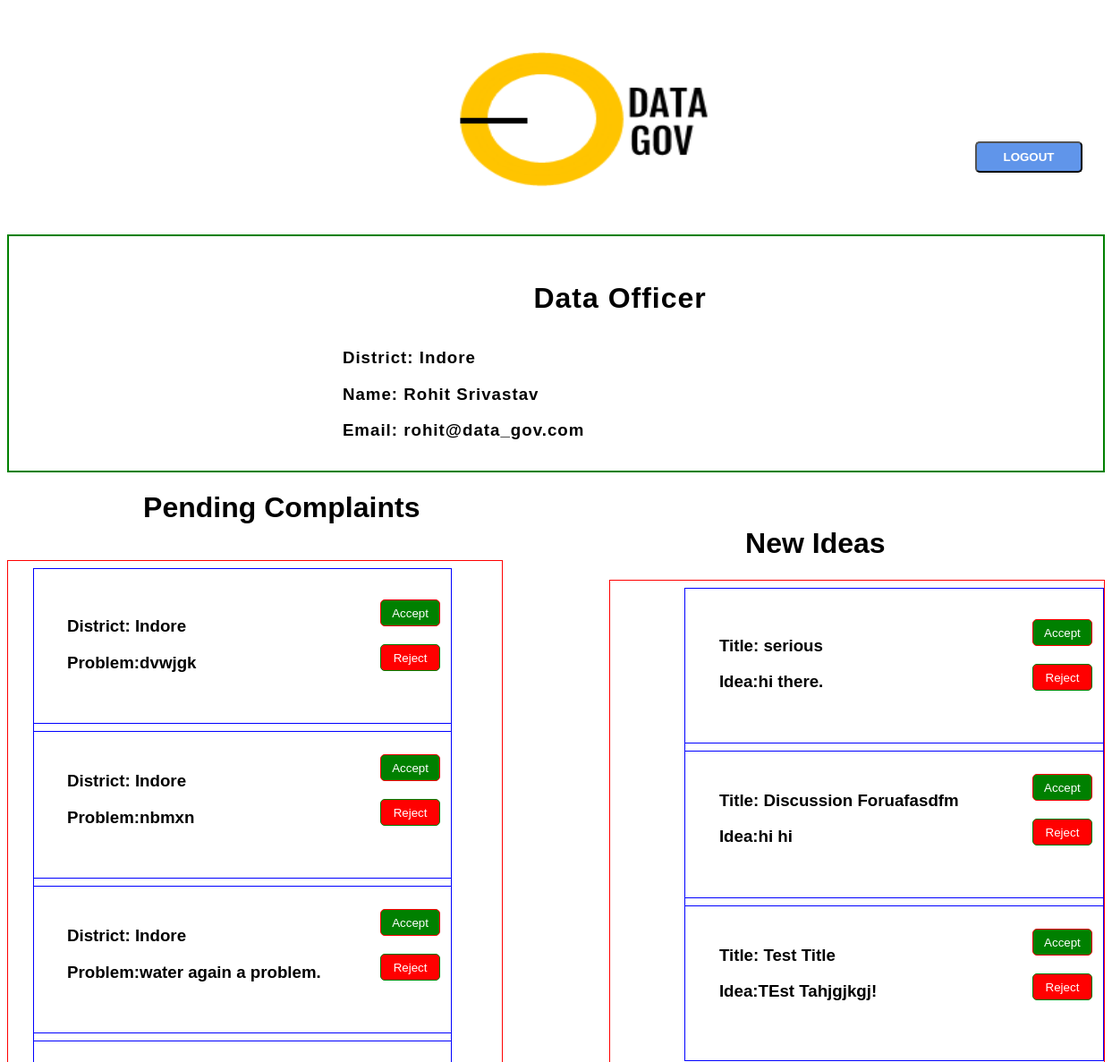
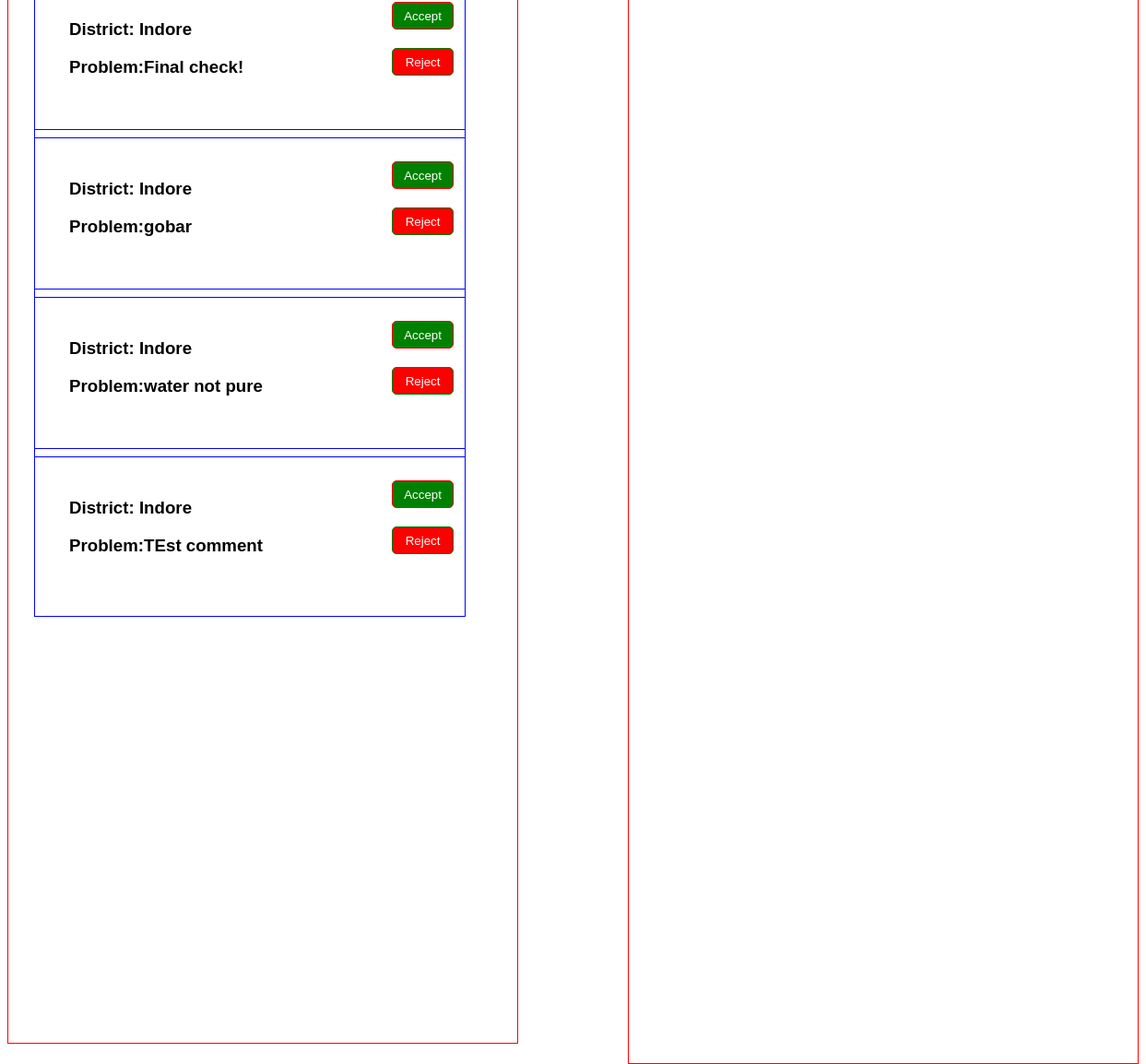
/admin.php (signed in), run on the app's committed database (2 pictures, top to bottom).
### tables this page shows
CREATE TABLE `complaint` (
  `id` int(3) NOT NULL,
  `district` varchar(15) NOT NULL,
  `description` text NOT NULL,
  `status` int(1) NOT NULL DEFAULT '0'
);

CREATE TABLE `ideas` (
  `id` int(3) NOT NULL,
  `email` varchar(30) NOT NULL,
  `district` varchar(10) NOT NULL,
  `idea` text NOT NULL,
  `status` int(1) DEFAULT '0',
  `title` varchar(80) DEFAULT NULL,
  `name` varchar(20) DEFAULT NULL
);

### admin.php (the view, shortened to what this page needs)
<!DOCTYPE html>
<html>
<head>
	<link rel="stylesheet" type="text/css" href="admin.css">
</head>
<body>
	<a href="Logout.php"><button id="logout">LOGOUT</button></a>
	<img src="images/data_gov.png" style="width: 25%;margin-left: 40%;height: 250px;" />
		<?php
$conn = mysqli_connect("localhost","root","","data_gov");
if(isset($_SESSION['logged_in']) && $_SESSION['logged_in'] == true)
{
	$district=$_SESSION["district"];
	$query="SELECT * FROM admin_details WHERE district=  '".$district."' ";
	$result=mysqli_query($conn,$query);
		while ($row=mysqli_fetch_assoc($result))
		{
			echo "<div class='details'><h1 style='margin-left:12%;'>Data Officer</h1><h3>District: ".$row['district']."</h3><h3>Name: ".$row['name']."</h3><h3>Email: ".$row['email']."</h3></div>";
		}
		echo "<b><h1 id='p1' >Pending Complaints</h1><br>";
		$query1="SELECT id,district,description FROM complaint WHERE status=0 AND district='".$district."'  ";
		$result1=mysqli_query($conn,$query1);
		echo "<div class='compl_view'>";
				while($row = mysqli_fetch_assoc($result1))
				{
			 	echo"<br><div class='row' style='padding:1vw;'><h3><b><br><b>District: </b>". $row['district']."</h3><p><h3><b>Problem:</b>".$row['description']."</h3><a href='accept.php?id=".$row['id']."'><button class='button1'>Accept</button></a>    <a href='reject.php?id=".$row['id']."'><button class='button2'>Reject</button></a> <br></p></div><br><br>";
				}
		echo "</div>";
		$result2=mysqli_query($conn,"SELECT id,title,idea,email FROM ideas WHERE status=0 AND district='".$district."'  ");
		echo "<b><h1 id='pending'>New Ideas</h1><br>";
		echo "<div class='idea_view'>";
		while($row1 = mysqli_fetch_assoc($result2))
				{
			 	echo"<br><div class='row1' style='padding:1vw;'><h3><b><br><b>Title: </b>". $row1['title']."</h3><p><h3><b>Idea:</b>".$row1['idea']."</h3><a href='accept_idea.php?id=".$row1['id']."&&email=".$row1['email']." '><button class='button1'>Accept</button></a>    <a href='reject_idea.php?id=".$row1['id']."&&email=".$row1['email']." '><button class='button2'>Reject</button></a> <br></p></div><br><br>";
				}
		echo "</div>";
}
?>
</body>
</html>

### admin.css (style rules this page uses)
body { font-family: sans-serif; }
h3 { width:75%; margin-left: 30%; text-align: left; }
.details { letter-spacing: 1px; padding: 15px; font-family: sans-serif; box-sizing: border-box; border: 2px solid green; }
.details h1 { letter-spacing: 1px; padding: 15px; margin-left: 35%; font-family: sans-serif; align-content: center; }
#pending { margin-top: 30px; margin-left: 15%; text-align: left; }
h1 { margin-left: -50%; text-align: center; }
.compl_view { width:45%; border : 1px solid red; height: 90vh; float: left; overflow-y: auto; }
.row { margin-left: 5%; margin-top: -10px; border: 1px solid blue; width: 80%; float: left; }
#pending { float: right; margin-right: 20%; margin-top: -3%; }
.row h3 { margin-left: 25px; text-align: left; }
.row1 { margin-left: 5%; margin-top: -10px; border: 1px solid blue; width: 80%; float: right; }
.row1 h3 { margin-left: 25px; text-align: left; }
.idea_view { width:45%; border : 1px solid red; height: 90vh; float: right; overflow-y: auto; }
.button1 { cursor: pointer; color: white; margin-top: -100px; float: right; background-color: green; align-items: center; border: 1px solid red; border-radius: 5px; height: 30px; width: 15%; margin-left: 20px; }
.button2 { cursor: pointer; color: white; margin-top: -50px; background-color: red; float: right; align-items: center; border: 1px solid green; border-radius: 5px; height: 30px; width: 15%; margin-left: 20px; }
#logout { font-weight: bold; background-color: #6095ea; color: white; border-radius: 5px; margin-top: 150px; margin-right: 25px; width: 120px; height: 35px; float: right; padding: 5px; }

### data on the page
complaint: district "Indore", description "dvwjgk"
complaint: district "Indore", description "nbmxn"
complaint: district "Indore", description "water again a problem."
complaint: district "Indore", description "Final check!"
complaint: district "Indore", description "gobar"
complaint: district "Indore", description "water not pure"
complaint: district "Indore", description "TEst comment"
ideas: title "serious", idea "hi there."
ideas: title "Discussion Foruafasdfm", idea "hi hi"
ideas: title "Test Title", idea "TEst Tahjgjkgj!"

### other printed values
$row['district'] "Indore"
$row['name'] "Rohit Srivastav"
$row['email'] "rohit@data_gov.com"
